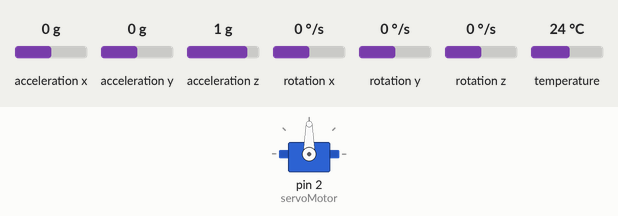
Bench run of a sketch on a simulated Arduino Uno, built with avr-gcc and run on an emulated ATmega328P. Shown: servo. Inputs (shaded band) come from the test bench; at power-on: acceleration y 0 g, acceleration x 0 g, acceleration z 1 g, rotation x 0 °/s, rotation y 0 °/s, rotation z 0 °/s, temperature 24 °C. What the sketch prints to the serial monitor is not drawn.

Above: at 1.3 s.
1.4 s: acceleration y set to -1.4 g
At 1.9 s:
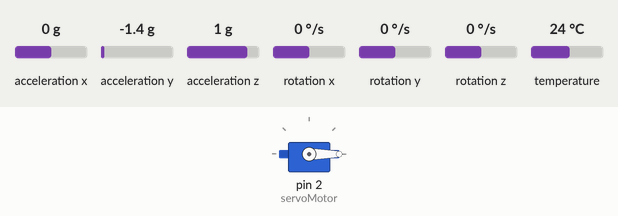
2.9 s: acceleration y set to 0.3 g
5.9 s: acceleration y set to 0.5 g
At 7.7 s:
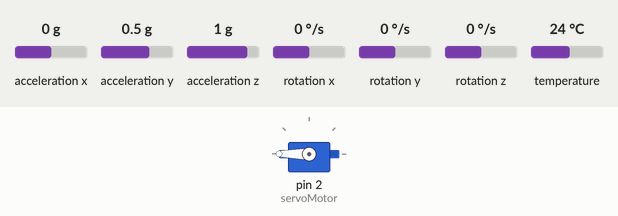
8.6 s: acceleration y set to -0.1 g
11.6 s: acceleration y set to -0.3 g
At 12.95 s:
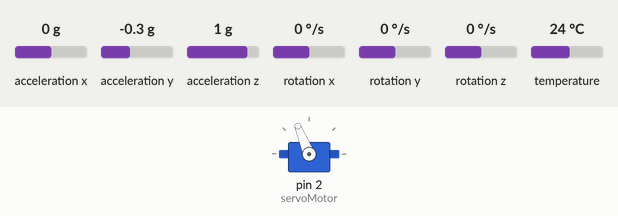
Timing chart, 0 to 14.8 s (numbered marks = the images above; inputs shaded):
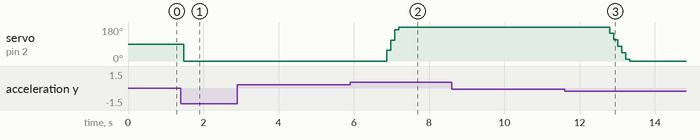

Measured:
- the behaviour switches between 0.4 and 0.5 g on acceleration y (found by bisection; images 1 and 2)
- the behaviour switches between -0.2 and -0.3 g on acceleration y (found by bisection; images 2 and 3)
- after the input at 1.4 s, servo on pin 2 (servoMotor): 90° → 0° after 0.08 s
- after the input at 2.9 s, every drawn part: stays the same
- after the input at 8.6 s, every drawn part: stays the same

The sketch:

main.ino
```cpp
#include <Wire.h>
#include <Adafruit_MPU6050.h>
#include <Adafruit_Sensor.h>
#include <Servo.h>

Adafruit_MPU6050 mpu;
Servo servoMotor;

// PID参数
double Kp = 1.0; // 比例系数
double Ki = 2.1; // 积分系数
double Kd = 1.3; // 微分系数

double setpoint = 0; // 目标倾斜角度
double prev_error = 0; // 上一个周期的误差
double integral = 0; // 误差积分

void setup() {
  Serial.begin(115200);
  while (!Serial) {
    delay(10); // 等待串口连接
  }

  // 尝试初始化传感器
  if (!mpu.begin()) {
    Serial.println("未找到 MPU6050 传感器，请检查连接！");
    while (1);
  }

  // 设置传感器范围，你可以根据需要选择
  mpu.setAccelerometerRange(MPU6050_RANGE_8_G);
  mpu.setGyroRange(MPU6050_RANGE_500_DEG);

  // 等待一段时间使传感器稳定
  delay(100);

  servoMotor.attach(2); // 将舵机连接到引脚 2
}

void loop() {
  sensors_event_t a, g, temp;
  mpu.getEvent(&a, &g, &temp);

  // 计算倾斜角度（考虑 Y 轴方向的倾斜）
  double angle = atan2(-a.acceleration.y, a.acceleration.z) * 180 / PI;

  // 计算误差
  double error = setpoint - angle;

  // 计算误差积分
  integral += error;

  // 计算误差微分
  double derivative = error - prev_error;

  // 计算PID输出
  double output = Kp * error + Ki * integral + Kd * derivative;

  // 限制输出范围在舵机角度范围内
  output = constrain(output, -90, 90);

  // 控制舵机
  int servoPosition = map(output, -90, 90, 0, 180);

  servoMotor.write(servoPosition);

  // 更新上一个周期的误差
  prev_error = error;

  // 将数据打印到串口监视器
  Serial.print("加速度: ");
  Serial.print(a.acceleration.x);
  Serial.print(", ");
  Serial.print(a.acceleration.y);
  Serial.print(", ");
  Serial.print(a.acceleration.z);
  Serial.print(" m/s^2\t");

  Serial.print("陀螺仪: ");
  Serial.print(g.gyro.x);
  Serial.print(", ");
  Serial.print(g.gyro.y);
  Serial.print(", ");
  Serial.print(g.gyro.z);
  Serial.println(" rad/s");

  Serial.print(output);
  Serial.println("度");

  delay(100); // 延迟一段时间再次读取
}
```
